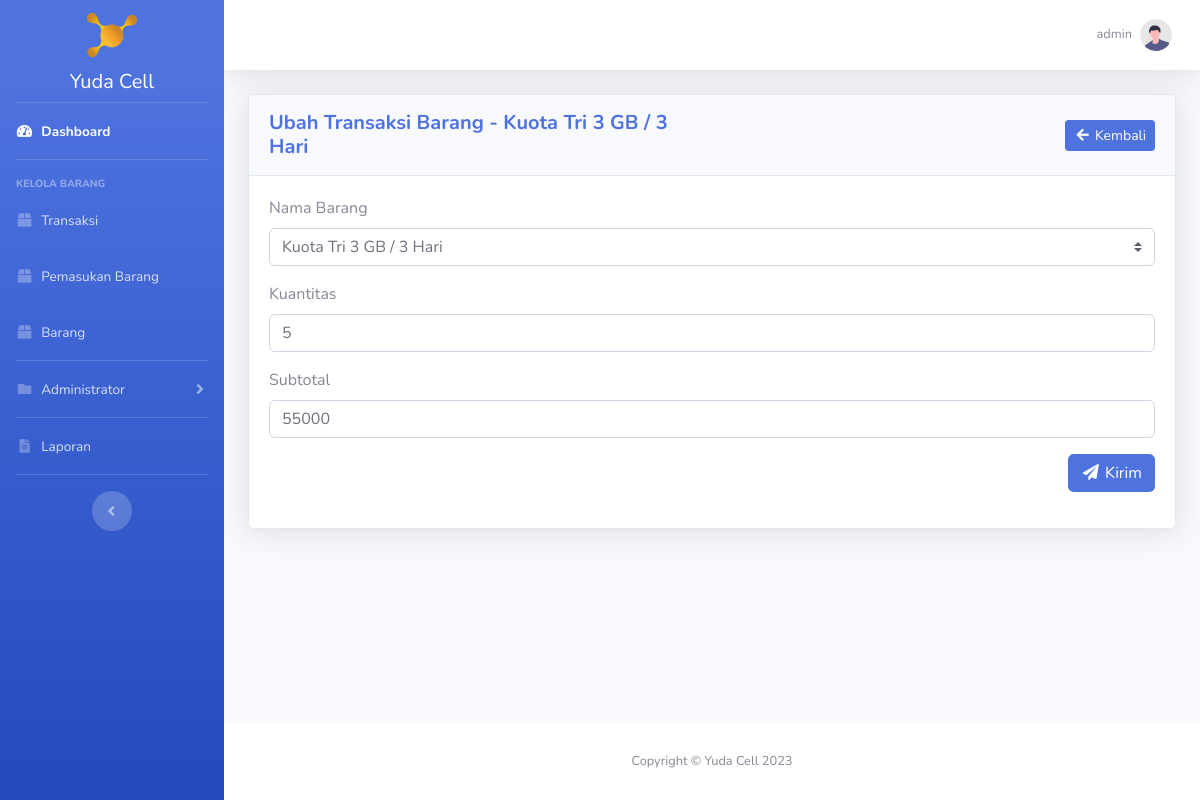
Page /transaksi/ubah_detail_transaksi.php?id_detail_transaksi=1 (signed in) on the committed database.
### tables this page shows
CREATE TABLE `user` (
  `id_user` int(11) NOT NULL,
  `username` varchar(20) NOT NULL,
  `password` varchar(300) NOT NULL,
  `hak_akses` enum('administrator','operator') NOT NULL,
  `nama_lengkap` varchar(50) NOT NULL,
  `no_telp_user` varchar(20) NOT NULL
);

CREATE TABLE `detail_transaksi` (
  `id_detail_transaksi` int(11) NOT NULL,
  `id_transaksi` int(11) NOT NULL,
  `id_barang` int(11) NOT NULL,
  `kuantitas` int(11) NOT NULL,
  `subtotal` int(11) NOT NULL
);

CREATE TABLE `barang` (
  `id_barang` int(11) NOT NULL,
  `nama_barang` varchar(50) NOT NULL,
  `harga_beli` int(11) NOT NULL,
  `harga_jual` int(11) NOT NULL,
  `stok_barang` int(11) NOT NULL,
  `id_jenis_barang` int(11) NOT NULL
);

### transaksi/ubah_detail_transaksi.php (the view, shortened to what this page needs)
<?php
require_once '../koneksi.php';
$id_transaksi = htmlspecialchars($_GET['id_transaksi']);
$id_detail_transaksi = htmlspecialchars($_GET['id_detail_transaksi']);
$data_detail_transaksi = mysqli_fetch_assoc(mysqli_query($koneksi, "SELECT * FROM detail_transaksi INNER JOIN barang ON detail_transaksi.id_barang = barang.id_barang WHERE id_detail_transaksi = '$id_detail_transaksi'"));
$id_user = htmlspecialchars($_SESSION['id_user']);
$data_profile = mysqli_fetch_assoc(mysqli_query($koneksi, "SELECT * FROM user WHERE id_user = '$id_user'"));
?>
<!DOCTYPE html>
<html lang="en">
<head>
    <?php include_once '../include/head.php'; ?>
</head>
<body id="page-top">
    <div id="wrapper">
        <?php include_once '../include/sidebar.php'; ?>
        <div id="content-wrapper" class="d-flex flex-column">
            <div id="content">
                <?php include_once '../include/topbar.php'; ?>
                <div class="container-fluid">
                	<div class="card shadow mb-4">
                		<div class="card-header py-3">
                            <div class="row">
                                <div class="col head-left">
                                    <h5 class="my-auto font-weight-bold text-primary">Ubah Transaksi Barang - <?= $data_detail_transaksi['nama_barang']; ?></h5>
                                </div>
                                <div class="col head-right">
                                    <a href="<?= BASE_URL; ?>transaksi/detail_transaksi.php?id_transaksi=<?= $id_transaksi; ?>" class="btn btn-sm btn-primary"><i class="fas fa-fw fa-arrow-left"></i> Kembali</a>
                                </div>
                            </div>
                        </div>
                        <div class="card-body">
							<form method="post">
								<div class="form-group">
									<label for="id_barang">Nama Barang</label>
									<select name="id_barang" id="id_barang" class="custom-select">
										<option value="<?= $data_detail_transaksi['id_barang']; ?>"><?= $data_detail_transaksi['nama_barang']; ?></option>
									</select>
								</div>
								<div class="form-group">
									<label for="kuantitas">Kuantitas</label>
									<input type="number" name="kuantitas" id="kuantitas" class="form-control" required value="<?= $data_detail_transaksi['kuantitas']; ?>">
								</div>
								<div class="form-group">
									<label for="subtotal">Subtotal</label>
									<input style="cursor: not-allowed;" type="number" name="subtotal" id="subtotal" class="form-control" value="<?= $data_detail_transaksi['subtotal']; ?>">
								</div>
								<div class="form-group text-right">
									<button type="submit" name="btnUbahDetailTransaksi" class="btn btn-primary"><i class="fas fa-fw fa-paper-plane"></i> Kirim</button>
								</div>
							</form>
						</div>
                    </div>
            	</div>
            </div>
            <?php include_once '../include/footer.php'; ?>
        </div>
    </div>
</body>
</html>
</body>
</html>

### include/topbar.php (shortened to what this page needs)
<nav class="navbar navbar-expand navbar-light bg-white topbar mb-4 static-top shadow">
    <ul class="navbar-nav ml-auto">
        <li class="nav-item dropdown no-arrow">
            <a class="nav-link dropdown-toggle" href="#" id="userDropdown" role="button"
                data-toggle="dropdown" aria-haspopup="true" aria-expanded="false">
                <span class="mr-2 d-none d-lg-inline text-gray-600 small"><?= $data_profile['username']; ?></span>
                <img class="img-profile rounded-circle"
                    src="<?= BASE_URL; ?>img/undraw_profile.svg">
            </a>
        </li>
    </ul>
</nav>

### css/yuda_cell.css (style rules this page uses)
html { scroll-behavior: smooth; }
.head-left { text-align: left; margin-top: auto; margin-bottom: auto; }
.head-right { text-align: right; margin-top: auto; margin-bottom: auto; }

### rows in the picture
user: username "admin"
detail_transaksi: id_barang.nama_barang "Kuota Tri 3 GB / 3 Hari", id_barang "Kuota Tri 3 GB / 3 Hari", kuantitas "5", subtotal "55000"
